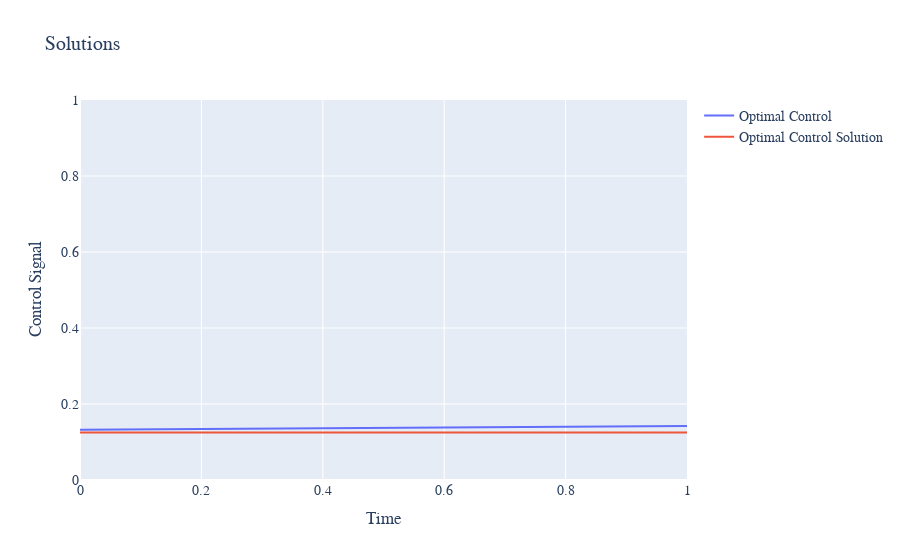

Notebook source saved alongside this figure:
### Code cell
fig = make_subplots(rows=1, cols=1)
eval_points = np.linspace(0, 1, 100)
fig.add_trace(go.Scatter(x=eval_points, y=[solver.u(p) for p in eval_points], mode='lines', name="Optimal Control"), row=1, col=1)
fig.add_trace(go.Scatter(x=eval_points, y=[u_sol(p) for p in eval_points], mode='lines', name="Optimal Control Solution"), row=1, col=1)
fig.update_layout(
    title="Solutions",
    xaxis_title="Time",
    yaxis_title="Control Signal",
    yaxis_range=[0, 1],
    font=dict(
        family="Courier New, monospace",
        size=14
    )
)
fig.show()
